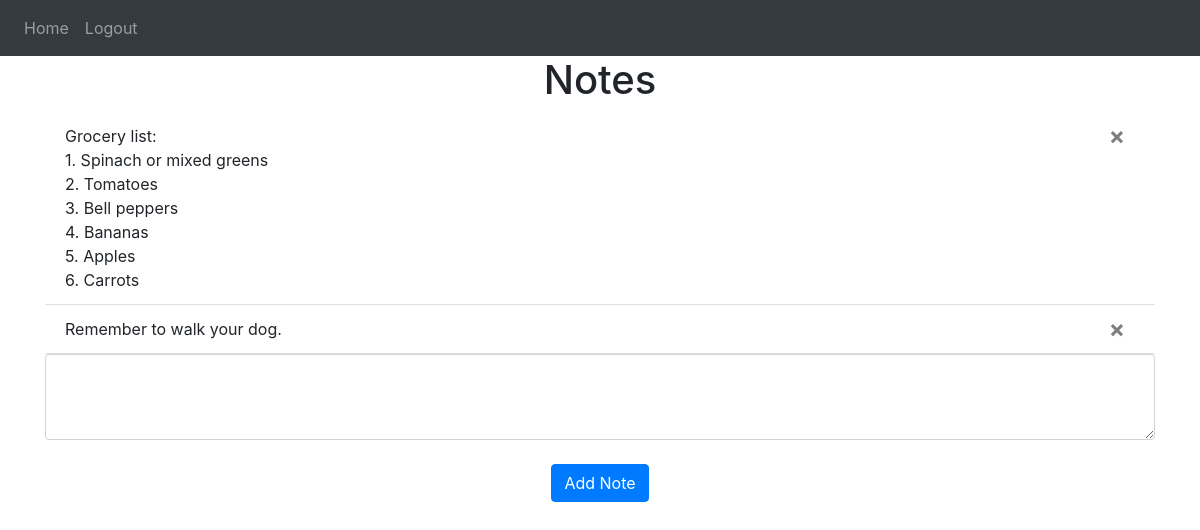
Screenshot of / (signed in) with the database file from the repository.
### Website/models.py (models this page shows)
class Note(db.Model):
    id = db.Column(db.Integer, primary_key=True)
    data = db.Column(db.String(10000))
    date = db.Column(db.DateTime(timezone=True), default=func.now()) #func basically just gets the corrent date and time according to the timezone
    user_id = db.Column(db.Integer, db.ForeignKey('user.id')) #stores an ID which will be used in the database

### Website/views.py (the view, shortened to what this page needs)
@views.route('/', methods=['GET', 'POST'])
@login_required
def home():
    return render_template("home.html", user=current_user)

### Website/templates/home.html
{% extends "base.html" %} {% block title %}Changed{% endblock %} {% block
content %}
<h1 align="center">Notes</h1>
<ul class="list-group list-group-flush" id="notes">
    {% for note in user.notes %}
    <li class="list-group-item">
        <button type="button" class="close" onClick="deleteNote({{ note.id }})" style="margin-right: 10px;">
           <span aria-hidden="true">&times;</span>
        </button>
        <span style="white-space: pre-wrap;">{{ note.data }}</span>
    </li>
    {% endfor %}
</ul>
<form method="POST">
    <textarea name="note" id="note" class="form-control" rows="3" style="resize: vertical; min-height: 80px;"></textarea>
    <br />
    <div align="center">
        <button type="submit" class="btn btn-primary">Add Note</button>
    </div>
    </form>
{% endblock %}

### rows the page displays
Note: data "Grocery list: 1. Spinach or mixed greens 2. Tomatoes 3. Bell peppers 4. Bananas 5. Apples 6. Carrots"
Note: data "Remember to walk your dog."
